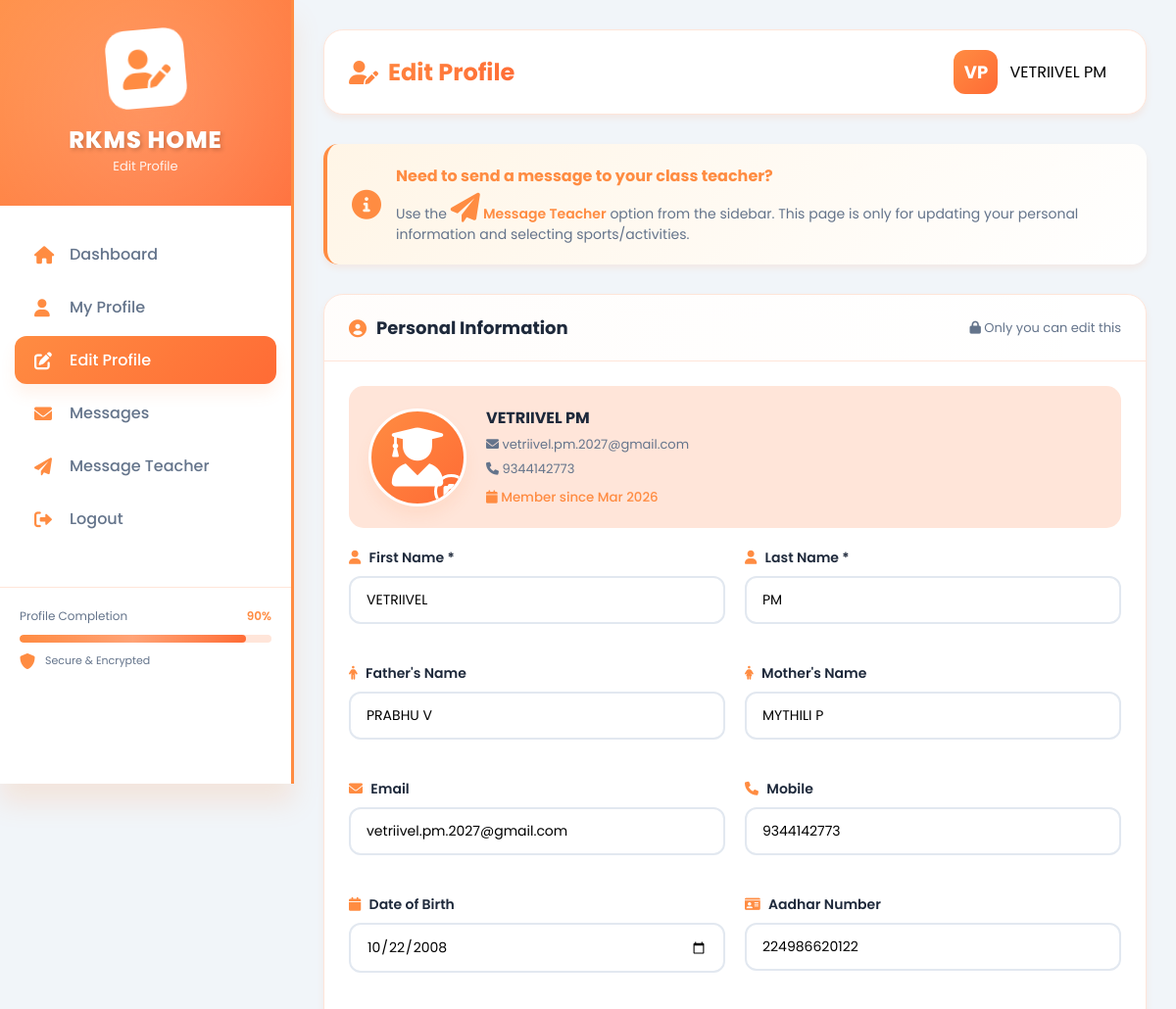
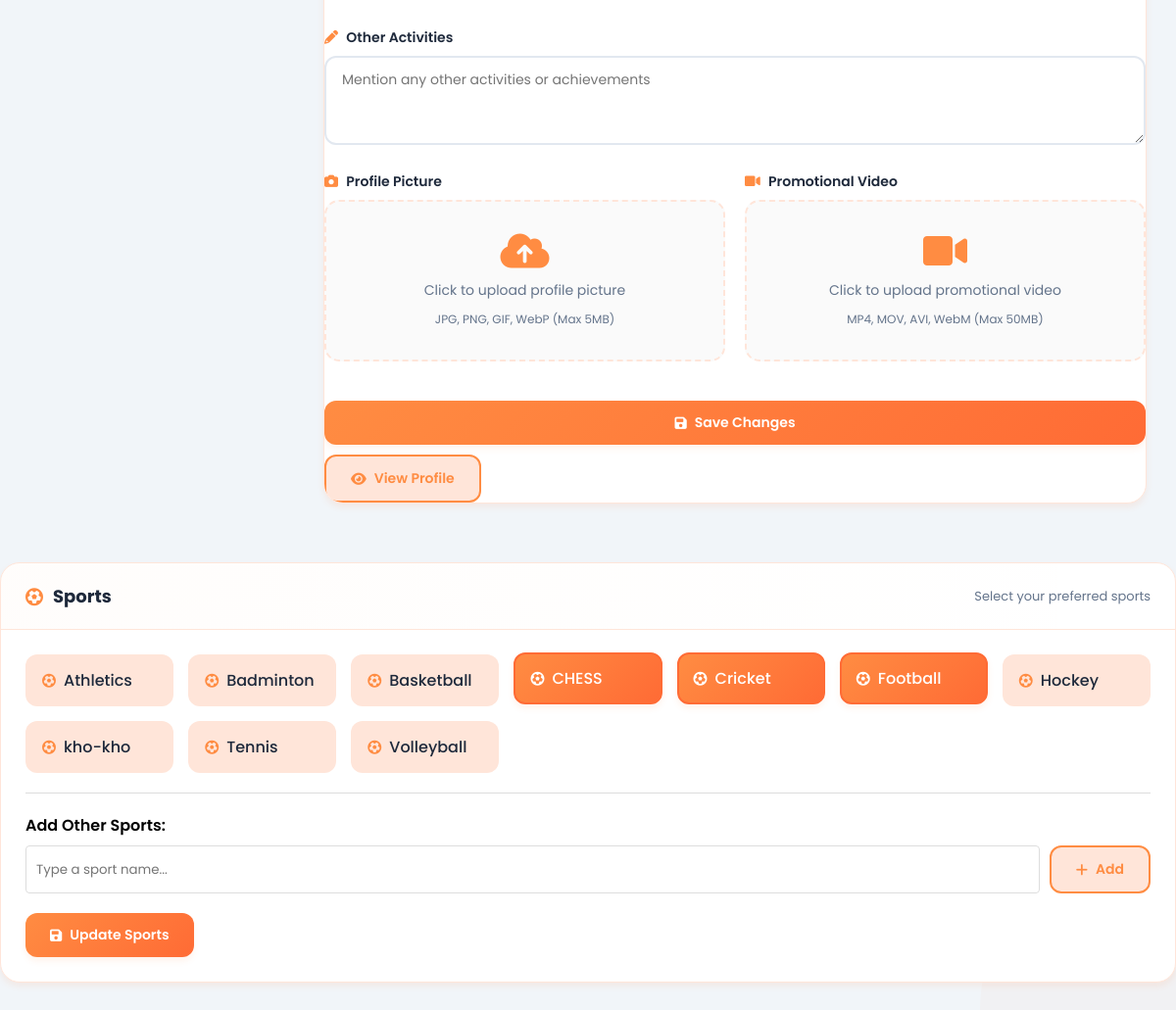
Page /student/edit_profile.php (signed in) on the committed database (2 pictures, top to bottom).
### tables this page shows
CREATE TABLE `students` (
  `id` int(11) NOT NULL,
  `user_id` int(11) DEFAULT NULL,
  `registration_number` varchar(20) NOT NULL,
  `first_name` varchar(100) NOT NULL,
  `last_name` varchar(100) NOT NULL,
  `father_name` varchar(100) DEFAULT NULL,
  `mother_name` varchar(100) DEFAULT NULL,
  `aadhar_number` varchar(12) DEFAULT NULL,
  `date_of_birth` date DEFAULT NULL,
  `mobile` varchar(10) DEFAULT NULL,
  `email` varchar(100) DEFAULT NULL,
  `department_id` int(11) DEFAULT NULL,
  `semester` int(11) DEFAULT NULL,
  `profile_pic` varchar(255) DEFAULT NULL,
  `video_file` varchar(255) DEFAULT NULL,
  `other_activities` text DEFAULT NULL,
  `created_at` timestamp NOT NULL DEFAULT current_timestamp(),
  `updated_at` timestamp NOT NULL DEFAULT current_timestamp() ON UPDATE current_timestamp()
);

CREATE TABLE `sports` (
  `id` int(11) NOT NULL,
  `sport_name` varchar(100) NOT NULL,
  `description` text DEFAULT NULL
);

### student/edit_profile.php (the view, shortened to what the rows shown need)
<?php
require_once '../includes/functions.php';
$user_id = $_SESSION['user_id'];
$stmt = $conn->prepare("SELECT s.*, d.full_name as dept_name, u.username, u.email as user_email
                       FROM students s
                       LEFT JOIN departments d ON s.department_id = d.id
                       LEFT JOIN users u ON s.user_id = u.id
                       WHERE s.user_id = ?");
$stmt->bind_param("i", $user_id);
$stmt->execute();
$student_result = $stmt->get_result();
$student = $student_result->fetch_assoc();
$create_table_sql = "CREATE TABLE IF NOT EXISTS profile_edit_requests (
    id INT AUTO_INCREMENT PRIMARY KEY,
    student_id INT NOT NULL,
    user_id INT NOT NULL,
    status ENUM('pending', 'approved', 'rejected') DEFAULT 'pending',
    requested_at TIMESTAMP DEFAULT CURRENT_TIMESTAMP,
    approved_by_hod INT,
    hod_approval_date TIMESTAMP NULL,
    approved_by_admin INT,
    admin_approval_date TIMESTAMP NULL,
    rejection_reason VARCHAR(500),
    FOREIGN KEY (student_id) REFERENCES students(id) ON DELETE CASCADE,
    FOREIGN KEY (user_id) REFERENCES users(id) ON DELETE CASCADE,
    FOREIGN KEY (approved_by_hod) REFERENCES users(id),
    FOREIGN KEY (approved_by_admin) REFERENCES users(id),
    UNIQUE KEY unique_request (student_id)
)";
$conn->query($create_table_sql);
$sports_stmt = $conn->prepare("SELECT * FROM sports ORDER BY sport_name");
$sports_stmt->execute();
$all_sports = $sports_stmt->get_result();
?>
<!DOCTYPE html>
<html lang="en">
<head>
    <link rel="stylesheet" href="https://cdnjs.cloudflare.com/ajax/libs/font-awesome/6.0.0/css/all.min.css">
</head>
<body>
    <div class="dashboard">
        <main class="main-content">
            <div class="top-bar">
                <div class="page-title">
                    <h1><i class="fas fa-user-edit"></i> Edit Profile</h1>
                </div>
                <div class="user-profile" onclick="window.location.href='profile.php'">
                    <div class="user-avatar">
                        <?php
                        $initials = strtoupper(substr($student['first_name'] ?? 'S', 0, 1) . substr($student['last_name'] ?? 'T', 0, 1));
                        echo $initials ?: 'ST';
                        ?>
                    </div>
                    <span><?php echo htmlspecialchars($student['first_name'] . ' ' . $student['last_name']); ?></span>
                </div>
            </div>
            <div class="card">
                <div class="card-body">
                    <div class="current-photo">
                        <div class="photo-info">
                            <h4><?php echo htmlspecialchars($student['first_name'] . ' ' . $student['last_name']); ?></h4>
                            <p><i class="fas fa-envelope"></i> <?php echo htmlspecialchars($student['email'] ?? 'Not provided'); ?></p>
                            <p><i class="fas fa-phone"></i> <?php echo htmlspecialchars($student['mobile'] ?? 'Not provided'); ?></p>
                            <small><i class="fas fa-calendar"></i> Member since <?php echo date('M Y', strtotime($student['created_at'] ?? 'now')); ?></small>
                        </div>
                    </div>
                    <form method="POST" enctype="multipart/form-data" id="profileForm">
                        <div class="form-row">
                            <div class="form-group">
                                <label for="first_name"><i class="fas fa-user"></i> First Name *</label>
                                <input type="text" id="first_name" name="first_name" class="form-control"
                                       value="<?php echo htmlspecialchars($student['first_name'] ?? ''); ?>"
                                       required placeholder="Enter first name">
                            </div>
                            <div class="form-group">
                                <label for="last_name"><i class="fas fa-user"></i> Last Name *</label>
                                <input type="text" id="last_name" name="last_name" class="form-control"
                                       value="<?php echo htmlspecialchars($student['last_name'] ?? ''); ?>"
                                       required placeholder="Enter last name">
                            </div>
                        </div>
                        <div class="form-row">
                            <div class="form-group">
                                <label for="father_name"><i class="fas fa-male"></i> Father's Name</label>
                                <input type="text" id="father_name" name="father_name" class="form-control"
                                       value="<?php echo htmlspecialchars($student['father_name'] ?? ''); ?>"
                                       placeholder="Enter father's name">
                            </div>
                            <div class="form-group">
                                <label for="mother_name"><i class="fas fa-female"></i> Mother's Name</label>
                                <input type="text" id="mother_name" name="mother_name" class="form-control"
                                       value="<?php echo htmlspecialchars($student['mother_name'] ?? ''); ?>"
                                       placeholder="Enter mother's name">
                            </div>
                        </div>
                        <div class="form-row">
                            <div class="form-group">
                                <label for="email"><i class="fas fa-envelope"></i> Email</label>
                                <input type="email" id="email" name="email" class="form-control"
                                       value="<?php echo htmlspecialchars($student['email'] ?? ''); ?>"
                                       placeholder="Enter email address">
                            </div>
                            <div class="form-group">
                                <label for="mobile"><i class="fas fa-phone"></i> Mobile</label>
                                <input type="tel" id="mobile" name="mobile" class="form-control"
                                       value="<?php echo htmlspecialchars($student['mobile'] ?? ''); ?>"
                                       placeholder="Enter 10 digit mobile number"
                                       pattern="[0-9]{10}" maxlength="10">
                            </div>
                        </div>
                        <div class="form-row">
                            <div class="form-group">
                                <label for="dob"><i class="fas fa-calendar"></i> Date of Birth</label>
                                <input type="date" id="dob" name="dob" class="form-control"
                                       value="<?php echo $student['date_of_birth'] ?? ''; ?>">
                            </div>
                            <div class="form-group">
                                <label for="aadhar_number"><i class="fas fa-id-card"></i> Aadhar Number</label>
                                <input type="text" id="aadhar_number" name="aadhar_number" class="form-control"
                                       value="<?php echo htmlspecialchars($student['aadhar_number'] ?? ''); ?>"
                                       placeholder="Enter 12 digit Aadhar number"
                                       pattern="[0-9]{12}" maxlength="12">
                            </div>
                        </div>
                        </div>
                </div>
            </div>
            <div class="card">
                <div class="card-body">
                    <form method="POST" id="sportsForm">
                        <?php
                        $sports_by_category = [];
                        $seen_sport_names = [];
                        if ($all_sports && $all_sports->num_rows > 0) {
                            $all_sports->data_seek(0);
                            while ($sport = $all_sports->fetch_assoc()) {
                                $sport_name = $sport['sport_name'];
                                $category = $sport['sport_name'];
                                if (!in_array($sport_name, $seen_sport_names)) {
                                    if (!isset($sports_by_category[$category])) {
                                        $sports_by_category[$category] = [];
                                    }
                                    $sports_by_category[$category][] = $sport;
                                    $seen_sport_names[] = $sport_name;
                                }
                            }
                        }
                        ?>
                        <div class="checkbox-grid">
                            <?php if (count($sports_by_category) > 0): ?>
                                <?php foreach ($sports_by_category as $category => $sports): ?>
                                    <?php foreach ($sports as $sport): ?>
                                        <div class="checkbox-item" data-category="<?php echo htmlspecialchars($category); ?>">
                                            <label for="sport_<?php echo $sport['id']; ?>">
                                                <i class="fas fa-futbol"></i>
                                                <?php echo htmlspecialchars($sport['sport_name']); ?>
                                            </label>
                                        </div>
                                    <?php endforeach; ?>
                                <?php endforeach; ?>
                            <?php else: ?>
                                <p style="color: var(--gray); text-align: center; padding: 20px;">No sports available</p>
                            <?php endif; ?>
                        </div>
                    </form>
                </div>
            </div>
</body>
</html>

### rows in the picture
students: first_name+last_name "VP", first_name+last_name "VETRIIVEL PM", email "vetriivel.pm.2027@gmail.com", mobile "9344142773", created_at "Mar 2026", first_name "VETRIIVEL", last_name "PM", father_name "PRABHU V", mother_name "MYTHILI P", dob "10/22/2008", aadhar_number "224986620122"
sports: sport_name "Athletics"
sports: sport_name "Badminton"
sports: sport_name "Basketball"
sports: sport_name "CHESS"
sports: sport_name "Cricket"
sports: sport_name "Football"
sports: sport_name "Hockey"
sports: sport_name "kho-kho"
sports: sport_name "Tennis"
sports: sport_name "Volleyball"

### other values in the picture
$completion "90"
